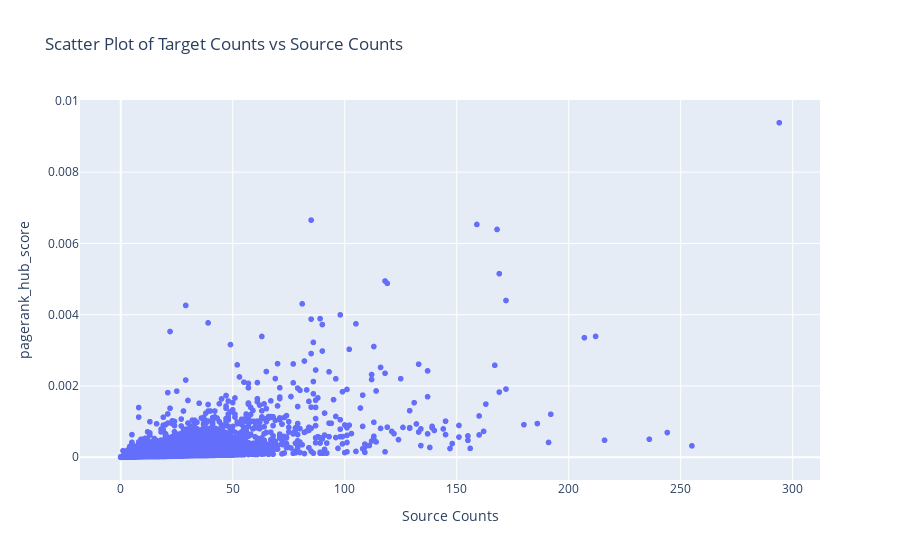

Notebook cell for this chart:
### Code cell
fig = px.scatter(
    df_hubs, 
    x="source_counts", 
    y="pagerank_hub_score", 
    labels={"target_counts": "Target Counts", "source_counts": "Source Counts"},
    title="Scatter Plot of Target Counts vs Source Counts",
    hover_name="article_names"  # Replace "article_names" with your actual column name for hover labels
)

fig.show()

### Figure 1 — Plotly figure (JSON) as saved in the notebook; plotly's stock layout.template omitted (floating-point values rounded to 4 significant figures; data arrays with more than 128 entries replaced by an {"elided": "..."} marker saying what was removed)
{"data": [{"hovertemplate": "<b>%{hovertext}</b><br><br>Source Counts=%{x}<br>pagerank_hub_score=%{y}<extra></extra>", "hovertext": {"elided": "4604 str values"}, "legendgroup": "", "marker": {"color": "#636efa", "symbol": "circle"}, "mode": "markers", "name": "", "showlegend": false, "type": "scattergl", "x": {"elided": "4604 int values"}, "xaxis": "x", "y": {"elided": "4604 float values"}, "yaxis": "y"}], "layout": {"legend": {"tracegroupgap": 0}, "title": {"text": "Scatter Plot of Target Counts vs Source Counts"}, "xaxis": {"anchor": "y", "domain": [0, 1], "title": {"text": "Source Counts"}}, "yaxis": {"anchor": "x", "domain": [0, 1], "title": {"text": "pagerank_hub_score"}}}}
